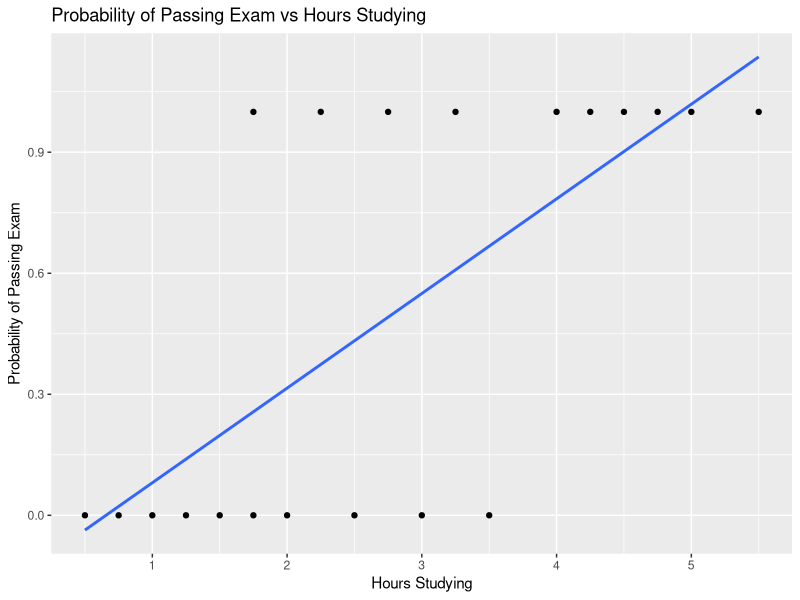

The R script that drew this image:
## ---- chunk 1
sigmoid <- function(z) {
  #SIGMOID Compute sigmoid functoon
  #   J <- SIGMOID(z) computes the sigmoid of z.
  
  # You need to return the following variables correctly
  z <- as.matrix(z)
  g <- matrix(0,dim(z)[1],dim(z)[2])
  
  # ----------------------- YOUR CODE HERE -----------------------
  # Instructions: Compute the sigmoid of each value of z (z can be a matrix,
  #               vector or scalar).
  
  g <- 1 / (1 + exp(-1 * z))
  g
  # ----------------------------------------------------
}
## ---- chunk 2
predict <- function(theta, X) {
  
  m <- dim(X)[1] # Number of training examples
  
  p <- rep(0,m)
  
  p[sigmoid(X %*% theta) >= 0.5] <- 1
  
  p
  # ----------------------------------------------------
}
## ---- chunk 3

Hours <- c(0.50, 0.75, 1.00, 1.25, 1.50, 1.75, 1.75, 2.00, 2.25,
           2.50, 2.75, 3.00, 3.25, 3.50,    4.00,   4.25,   4.50,   4.75,
           5.00, 5.50)
Pass    <- c(0, 0, 0, 0, 0, 0, 1,   0, 1, 0, 1, 0, 1, 0, 1, 1, 1,   1, 1, 1)

HrsStudying <- data.frame(Hours, Pass)

## ---- chunk 4
HrsStudying_Table <- t(HrsStudying); HrsStudying_Table

## ---- chunk 5
library(ggplot2)
ggplot(HrsStudying, aes(Hours, Pass)) +
  geom_point(aes()) +
  geom_smooth(method='glm', family="binomial", se=FALSE) +
  labs (x="Hours Studying", y="Probability of Passing Exam",
        title="Probability of Passing Exam vs Hours Studying")

## ---- chunk 6
model <- glm(Pass ~.,family=binomial(link='logit'),data=HrsStudying)
model$coefficients
## ---- chunk 7

StudentHours <- 3
ProbabilityOfPassingExam <- 1/(1+exp(-(-4.0777+1.5046*StudentHours)))
ProbabilityOfPassingExam
## ---- chunk 8
ExamPassTable <- data.frame(column1=c(1, 2, 3, 4, 5),
                            column2=c(1/(1+exp(-(-4.0777+1.5046*1))),
                                      1/(1+exp(-(-4.0777+1.5046*2))),
                                      1/(1+exp(-(-4.0777+1.5046*3))),
                                      1/(1+exp(-(-4.0777+1.5046*4))),
                                      1/(1+exp(-(-4.0777+1.5046*5)))))
names(ExamPassTable) <- c("Hours of study", "Probability of passing exam")
ExamPassTable
## ---- chunk 9
costFunction  <- function(X, y) {
  
  #COSTFUNCTION Compute cost for logistic regression
  #   J <- COSTFUNCTION(theta, X, y) computes the cost of using theta as the
  #   parameter for logistic regression.
  
  function(theta) {
    # Initialize some useful values
    m <- length(y) # number of training examples
    
    # You need to return the following variable correctly
    J <- 0
    
  
    h <- sigmoid(X %*% theta)
    J <- (t(-y) %*% log(h) - t(1 - y) %*% log(1 - h)) / m
    J
    # ----------------------------------------------------
  }
}

## ---- chunk 10

grad <- function(X, y) {
  #COSTFUNCTION Compute gradient for logistic regression
    #   J <- COSTFUNCTION(theta, X, y) computes the gradient of the cost
    #   w.r.t. to the parameters.
  function(theta) {

    # You need to return the following variable correctly
    grad <- matrix(0,dim(as.matrix(theta)))
    m <- length(y)

    h <- sigmoid(X %*% theta)

    # calculate grads
    
    grad <- (t(X) %*% (h - y)) / m
    
    grad
    # ----------------------------------------------------
    
  }
}
## ---- chunk 11
knitr::include_url('/slides/LogisticRegression.html')
